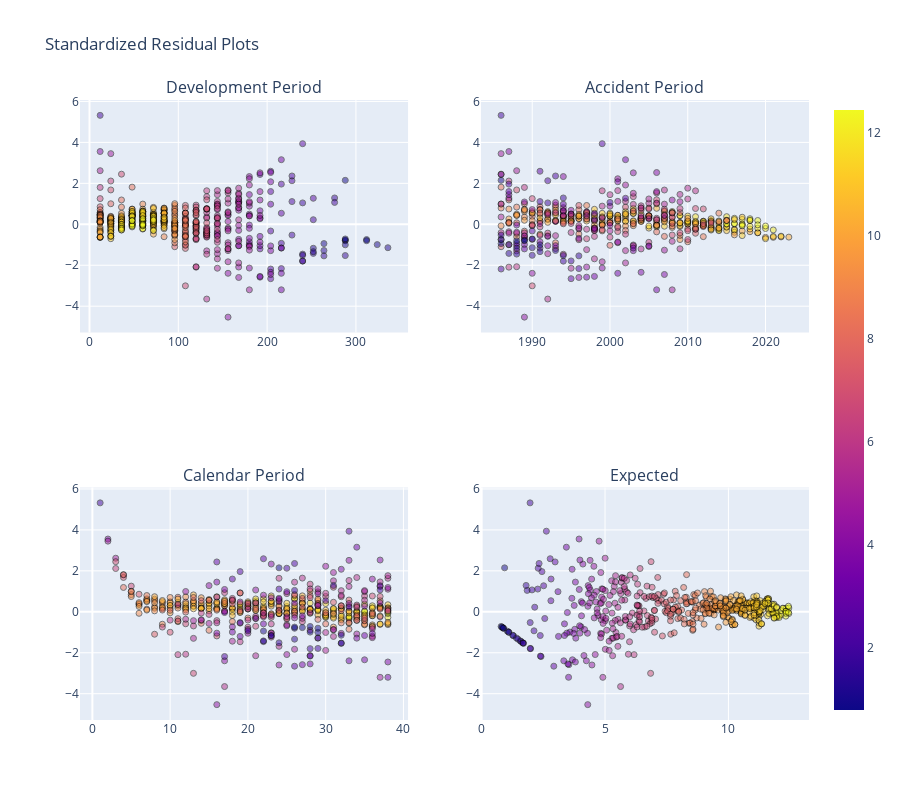

This figure's notebook cell:
### Code cell
rky.icrfs.ResidualPlot(color_col='yhat')

### Figure 1 — Plotly figure (JSON) as saved in the notebook; plotly's stock layout.template omitted (floating-point values rounded to 4 significant figures; data arrays with more than 128 entries replaced by an {"elided": "..."} marker saying what was removed)
{"data": [{"hovertemplate": "Development Period=%{x}<br>resid_std=%{y}<br>yhat=%{marker.color}<extra></extra>", "legendgroup": "", "marker": {"color": {"elided": "517 float values"}, "coloraxis": "coloraxis", "line": {"color": "black", "width": 1}, "opacity": 0.5, "symbol": "circle"}, "mode": "markers", "name": "", "orientation": "v", "showlegend": false, "type": "scatter", "x": {"elided": "517 int values"}, "xaxis": "x", "y": {"elided": "517 float values"}, "yaxis": "y"}, {"hovertemplate": "Accident Period=%{x}<br>resid_std=%{y}<br>yhat=%{marker.color}<extra></extra>", "legendgroup": "", "marker": {"color": {"elided": "517 float values"}, "coloraxis": "coloraxis", "line": {"color": "black", "width": 1}, "opacity": 0.5, "symbol": "circle"}, "mode": "markers", "name": "", "orientation": "v", "showlegend": false, "type": "scatter", "x": {"elided": "517 int values"}, "xaxis": "x2", "y": {"elided": "517 float values"}, "yaxis": "y2"}, {"hovertemplate": "Calendar Period=%{x}<br>resid_std=%{y}<br>yhat=%{marker.color}<extra></extra>", "legendgroup": "", "marker": {"color": {"elided": "517 float values"}, "coloraxis": "coloraxis", "line": {"color": "black", "width": 1}, "opacity": 0.5, "symbol": "circle"}, "mode": "markers", "name": "", "orientation": "v", "showlegend": false, "type": "scatter", "x": {"elided": "517 int values"}, "xaxis": "x3", "y": {"elided": "517 float values"}, "yaxis": "y3"}, {"hovertemplate": "yhat=%{marker.color}<br>resid_std=%{y}<extra></extra>", "legendgroup": "", "marker": {"color": {"elided": "517 float values"}, "coloraxis": "coloraxis", "line": {"color": "black", "width": 1}, "opacity": 0.5, "symbol": "circle"}, "mode": "markers", "name": "", "orientation": "v", "showlegend": false, "type": "scatter", "x": {"elided": "517 float values"}, "xaxis": "x4", "y": {"elided": "517 float values"}, "yaxis": "y4"}], "layout": {"annotations": [{"font": {"size": 16}, "showarrow": false, "text": "Development Period", "x": 0.225, "xanchor": "center", "xref": "paper", "y": 1, "yanchor": "bottom", "yref": "paper"}, {"font": {"size": 16}, "showarrow": false, "text": "Accident Period", "x": 0.775, "xanchor": "center", "xref": "paper", "y": 1, "yanchor": "bottom", "yref": "paper"}, {"font": {"size": 16}, "showarrow": false, "text": "Calendar Period", "x": 0.225, "xanchor": "center", "xref": "paper", "y": 0.375, "yanchor": "bottom", "yref": "paper"}, {"font": {"size": 16}, "showarrow": false, "text": "Expected", "x": 0.775, "xanchor": "center", "xref": "paper", "y": 0.375, "yanchor": "bottom", "yref": "paper"}], "height": 800, "title": {"text": "Standardized Residual Plots"}, "xaxis": {"anchor": "y", "domain": [0, 0.45]}, "xaxis2": {"anchor": "y2", "domain": [0.55, 1]}, "xaxis3": {"anchor": "y3", "domain": [0, 0.45]}, "xaxis4": {"anchor": "y4", "domain": [0.55, 1]}, "yaxis": {"anchor": "x", "domain": [0.625, 1]}, "yaxis2": {"anchor": "x2", "domain": [0.625, 1]}, "yaxis3": {"anchor": "x3", "domain": [0, 0.375]}, "yaxis4": {"anchor": "x4", "domain": [0, 0.375]}}}
